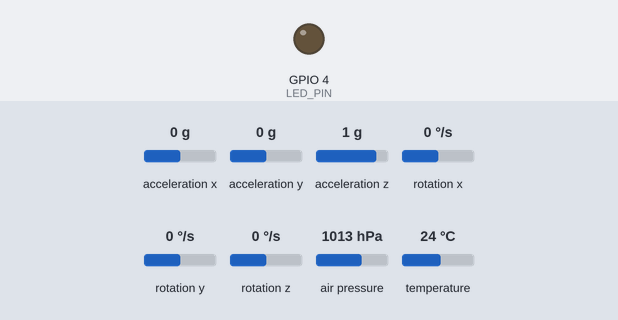
Simulated run of this sketch. Board: ESP32. Shown: output pins drawn as LEDs (lit = HIGH). Wiring (inferred from the names in the program): MPU-9250 motion sensor at I2C address 0x68. Dashed ring = blinking. The test bench sets the inputs (shaded band); at power-on: acceleration z 1 g, acceleration x 0 g, acceleration y 0 g, rotation x 0 °/s, rotation y 0 °/s, rotation z 0 °/s, air pressure 1013 hPa, temperature 24 °C. No radio packets arrive unless stated; what the sketch prints to the serial monitor is not drawn.

Above: at 0.0 s.
At 0.6 s:
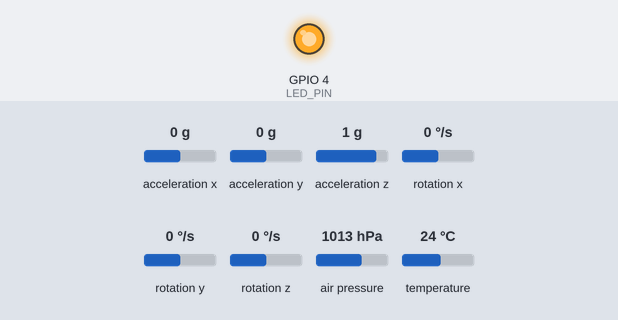
At 2.55 s:
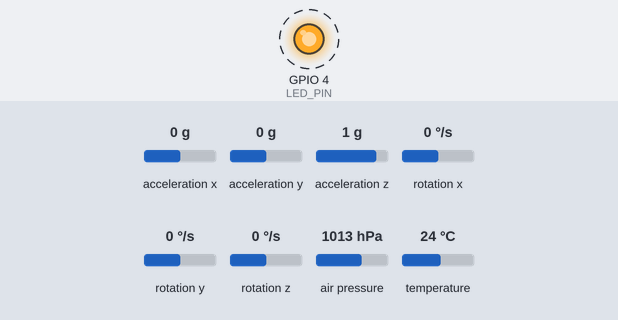
3.0 s: acceleration z set to 0 g
Timing chart, 0 to 12.0 s (numbered marks = the images above; inputs shaded):
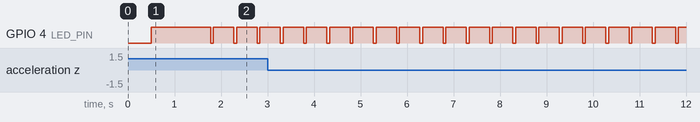

The sketch:

flight_computer.ino
```cpp
#include <Adafruit_BMP280.h>
#include <LoRa.h>
#include <SPI.h>
#include <Wire.h>


#define TEAM_NUMBER 21

// Status LED pin
#define LED_PIN 4

// BMP280 sensor
Adafruit_BMP280 bmp;
#define I2C_SDA 21
#define I2C_SCL 22

// MPU6500 / MPU6050 registers
#define MPU_ADDR 0x68
#define PWR_MGMT_1 0x6B
#define ACCEL_XOUT_H 0x3B
#define GYRO_XOUT_H 0x43
#define WHO_AM_I 0x75

// LoRa SPI pins
#define LORA_SCK 18
#define LORA_MISO 19
#define LORA_MOSI 23
#define LORA_SS 5
#define LORA_RST 14
#define LORA_DIO0 2

// LoRa config
#define LORA_FREQUENCY 433E6
#define LORA_SF 7
#define LORA_BW 125E3
#define LORA_CR 5
#define LORA_SYNC 0xA5 // 0xA5 for launch, 0xF3 for testing

// Packet timing
unsigned long packetNumber = 0;
unsigned long lastSend = 0;
const unsigned long SEND_INTERVAL = 500; // send every 500ms (2 Hz)

// Orientation and calibration variables
float roll = 0.0;
float pitch = 0.0;
float yaw = 0.0;
float gyroBiasX = 0.0, gyroBiasY = 0.0, gyroBiasZ = 0.0;
unsigned long lastImuTime = 0;

// Write single byte to MPU register
void writeRegister(uint8_t reg, uint8_t value) {
  Wire.beginTransmission(MPU_ADDR);
  Wire.write(reg);
  Wire.write(value);
  Wire.endTransmission();
}

// Read 16-bit signed integer from MPU register
int16_t read16(uint8_t reg) {
  Wire.beginTransmission(MPU_ADDR);
  Wire.write(reg);
  Wire.endTransmission(false);
  Wire.requestFrom((uint8_t)MPU_ADDR, (uint8_t)2);
  if (Wire.available() < 2) {
    return 0;
  }
  return (int16_t)((Wire.read() << 8) | Wire.read());
}

// Calibrate gyro offsets when device is at rest
void calibrateGyro() {
  Serial.print("Calibrating gyro offset... ");
  const int samples = 100;
  long gx = 0, gy = 0, gz = 0;

  for (int i = 0; i < samples; i++) {
    gx += read16(GYRO_XOUT_H);
    gy += read16(GYRO_XOUT_H + 2);
    gz += read16(GYRO_XOUT_H + 4);
    delay(10);
  }

  gyroBiasX = (gx / (float)samples) / 131.0;
  gyroBiasY = (gy / (float)samples) / 131.0;
  gyroBiasZ = (gz / (float)samples) / 131.0;
  Serial.println("done");
}

// Format timestamp string HH:MM:SS:MS
void getTime(unsigned long ms, char *buffer, size_t bufferSize) {
  unsigned long totalSeconds = ms / 1000;
  unsigned int milliseconds = ms % 1000;
  unsigned int seconds = totalSeconds % 60;
  unsigned int minutes = (totalSeconds / 60) % 60;
  unsigned int hours = (totalSeconds / 3600) % 24;

  snprintf(buffer, bufferSize, "%02u:%02u:%02u:%03u", hours, minutes, seconds,
           milliseconds);
}

void setup() {
  Serial.begin(115200);
  delay(500);

  pinMode(LED_PIN, OUTPUT);
  digitalWrite(LED_PIN, HIGH); // power indicator on

  Serial.println("\n--- CanSat Transmitter (Team 21) ---");

  // Init I2C
  Wire.begin(I2C_SDA, I2C_SCL);
  Wire.setClock(400000);

  // Init BMP280
  if (!bmp.begin(0x76)) {
    Serial.println("BMP280 not found at 0x76, trying 0x77...");
    if (!bmp.begin(0x77)) {
      Serial.println("BMP280 init failed!");
      while (1) {
        digitalWrite(LED_PIN, !digitalRead(LED_PIN));
        delay(200);
      }
    }
  }
  Serial.println("BMP280 connected");

  // Wake up MPU6500
  writeRegister(PWR_MGMT_1, 0x00);
  delay(100);

  // Check WHO_AM_I
  Wire.beginTransmission(MPU_ADDR);
  Wire.write(WHO_AM_I);
  Wire.endTransmission(false);
  Wire.requestFrom((uint8_t)MPU_ADDR, (uint8_t)1);
  if (Wire.available()) {
    uint8_t whoAmI = Wire.read();
    Serial.print("MPU WHO_AM_I: 0x");
    Serial.println(whoAmI, HEX);
  } else {
    Serial.println("MPU not responding!");
  }

  calibrateGyro();

  // Initial angle estimation from accelerometer
  int16_t ax_init = read16(ACCEL_XOUT_H);
  int16_t ay_init = read16(ACCEL_XOUT_H + 2);
  int16_t az_init = read16(ACCEL_XOUT_H + 4);
  roll = atan2((float)ay_init, (float)az_init) * 180.0 / PI;
  pitch = atan(-(float)ax_init /
               sqrt((float)ay_init * ay_init + (float)az_init * az_init)) *
          180.0 / PI;
  lastImuTime = millis();

  // Init LoRa SPI
  SPI.begin(LORA_SCK, LORA_MISO, LORA_MOSI, LORA_SS);
  LoRa.setPins(LORA_SS, LORA_RST, LORA_DIO0);

  while (!LoRa.begin(LORA_FREQUENCY)) {
    Serial.println("LoRa init failed, retrying...");
    delay(1000);
  }

  // Set LoRa parameters
  LoRa.setSpreadingFactor(LORA_SF);
  LoRa.setSignalBandwidth(LORA_BW);
  LoRa.setCodingRate4(LORA_CR);
  LoRa.setSyncWord(LORA_SYNC);
  LoRa.enableCrc();
  LoRa.setTxPower(17);

  Serial.println("LoRa transmitter ready");
  Serial.println("------------------------------------");
}

void loop() {
  unsigned long now = millis();

  // Update roll, pitch, yaw using complementary filter
  float dt = (now - lastImuTime) / 1000.0f;
  if (dt >= 0.01f) {
    lastImuTime = now;

    int16_t ax_raw = read16(ACCEL_XOUT_H);
    int16_t ay_raw = read16(ACCEL_XOUT_H + 2);
    int16_t az_raw = read16(ACCEL_XOUT_H + 4);
    int16_t gx_raw = read16(GYRO_XOUT_H);
    int16_t gy_raw = read16(GYRO_XOUT_H + 2);
    int16_t gz_raw = read16(GYRO_XOUT_H + 4);

    // Gyro rates in deg/s
    float gx = (gx_raw / 131.0) - gyroBiasX;
    float gy = (gy_raw / 131.0) - gyroBiasY;
    float gz = (gz_raw / 131.0) - gyroBiasZ;

    // Accel angles in degrees
    float accelRoll = atan2((float)ay_raw, (float)az_raw) * 180.0 / PI;
    float accelPitch = atan(-(float)ax_raw / sqrt((float)ay_raw * ay_raw +
                                                  (float)az_raw * az_raw)) *
                       180.0 / PI;

    // Filter fusion: 96% gyro + 4% accel
    roll = 0.96f * (roll + gx * dt) + 0.04f * accelRoll;
    pitch = 0.96f * (pitch + gy * dt) + 0.04f * accelPitch;
    yaw += gz * dt;
    if (yaw > 180.0f)
      yaw -= 360.0f;
    if (yaw < -180.0f)
      yaw += 360.0f;
  }

  // Send telemetry packet at fixed interval
  if (now - lastSend < SEND_INTERVAL) {
    return;
  }
  lastSend = now;
  packetNumber++;

  // Read barometric data (absolute sea-level altitude)
  float temperature = bmp.readTemperature();
  float pressure = bmp.readPressure();
  float altitude = bmp.readAltitude(1013.25);

  // Convert raw acceleration to m/s^2 (1g = 9.80665 m/s^2)
  int16_t ax_raw = read16(ACCEL_XOUT_H);
  int16_t ay_raw = read16(ACCEL_XOUT_H + 2);
  int16_t az_raw = read16(ACCEL_XOUT_H + 4);
  float ax = (ax_raw / 16384.0f) * 9.80665f;
  float ay = (ay_raw / 16384.0f) * 9.80665f;
  float az = (az_raw / 16384.0f) * 9.80665f;

  // Generate timestamp
  char timeString[20];
  getTime(now, timeString, sizeof(timeString));

  // Team identifier
  char teamName[20];
  snprintf(teamName, sizeof(teamName), "CAN-Team-%02d", TEAM_NUMBER);

  // Format packet string per rulebook
  char packet[200];
  snprintf(packet, sizeof(packet),
           "%s; P-%03lu; Ti-%s; A-%.1f; Pr-%.2f; T-%.1f; Ro-%.1f; Pi-%.1f; "
           "Ya-%.1f; AX-%.2f; AY-%.2f; AZ-%.2f;",
           teamName, packetNumber, timeString, altitude, pressure, temperature,
           roll, pitch, yaw, ax, ay, az);

  // Print to serial monitor
  Serial.print("TX (");
  Serial.print(strlen(packet));
  Serial.print(" bytes): ");
  Serial.println(packet);

  // Transmit over LoRa
  digitalWrite(LED_PIN, LOW);
  LoRa.beginPacket();
  LoRa.print(packet);
  LoRa.endPacket();
  digitalWrite(LED_PIN, HIGH);
}
```

Measured:
- by itself, GPIO 4 (LED_PIN): alternates HIGH for 0.44 s and LOW for 0.06 s
